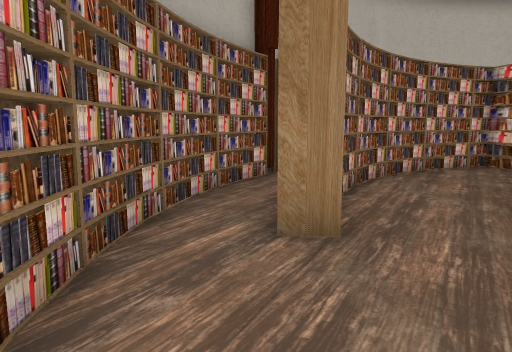
View 1 (above)

19 first-person views from a walk through a 3-D level made in the Unity game engine. The camera is 1.3 m above the floor, tilts 8° down and sees 70° across. The floor is counted in squares, 1 m on a side. Each view is taken from the middle of a square. On the plan, view 1 faces up. The plan holds only what a view shows up to about 15 squares ahead; the rest is blank. Some surface patterns are stand-ins.

View 2
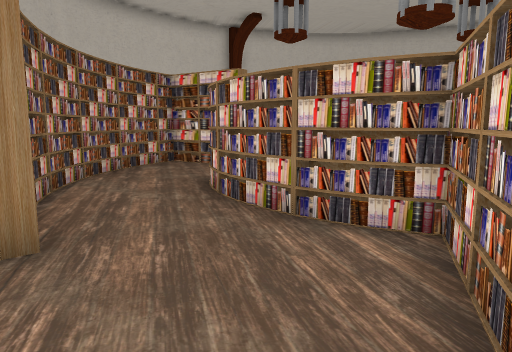

View 3
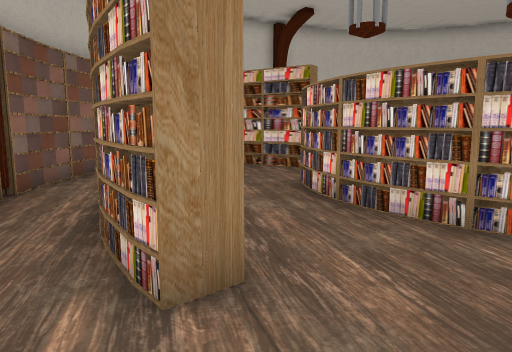

View 4
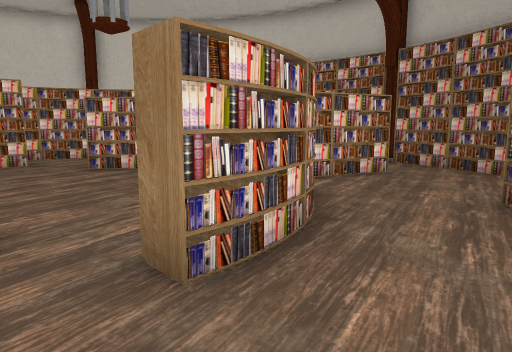

View 5
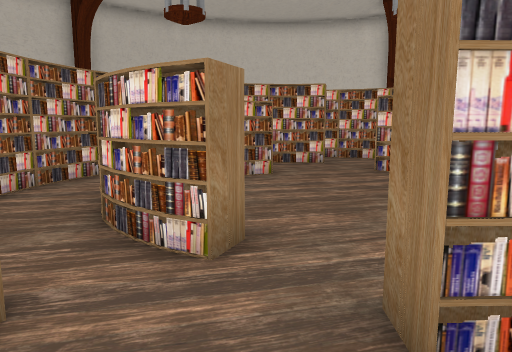

View 6
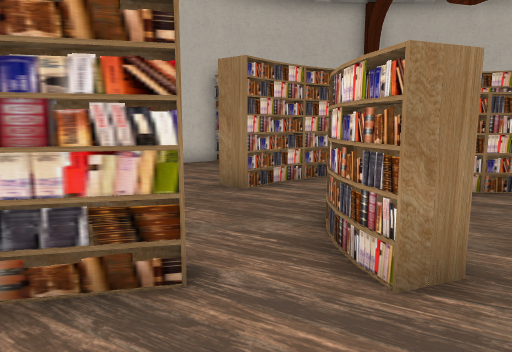

View 7
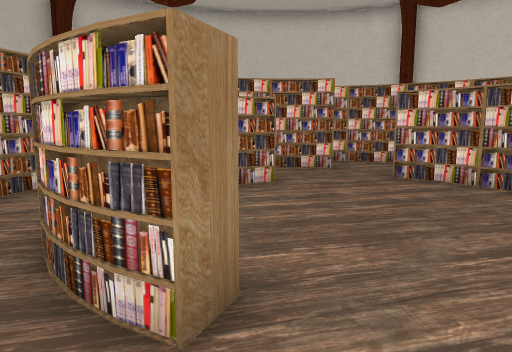

View 8
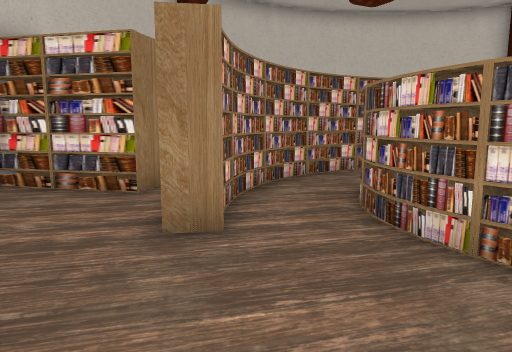

View 9
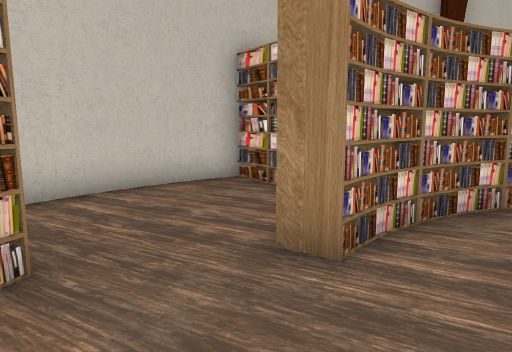

View 10
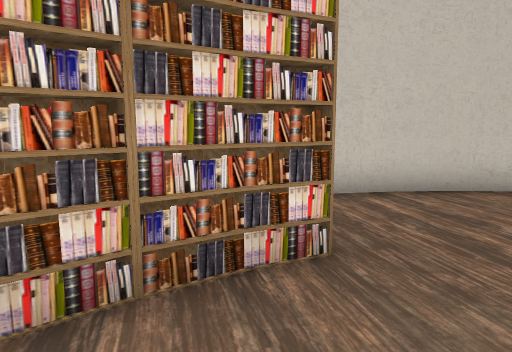

View 11
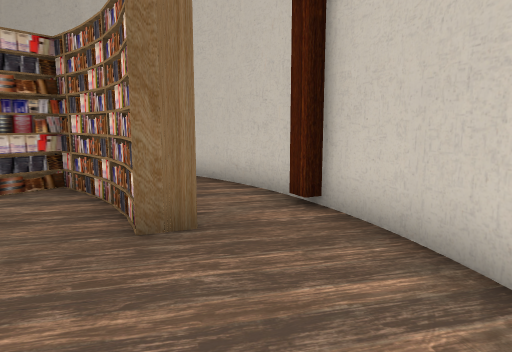

View 12
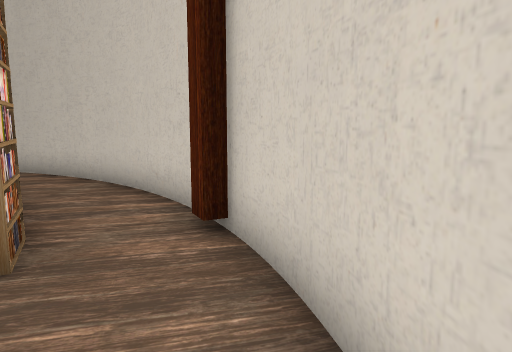

View 13
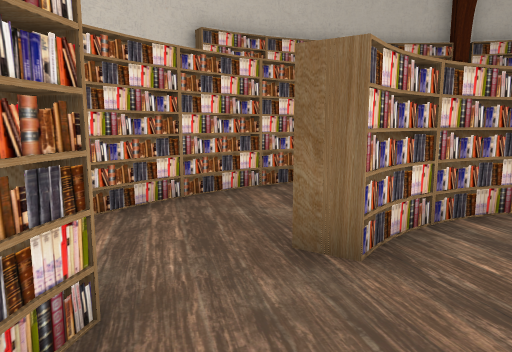

View 14
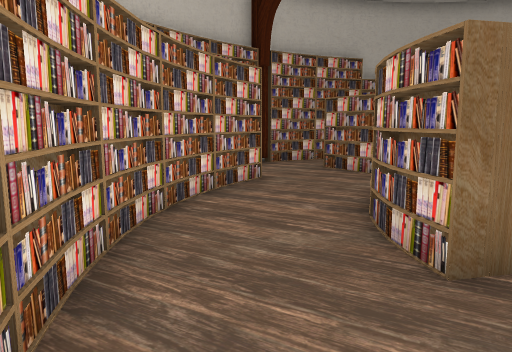

View 15
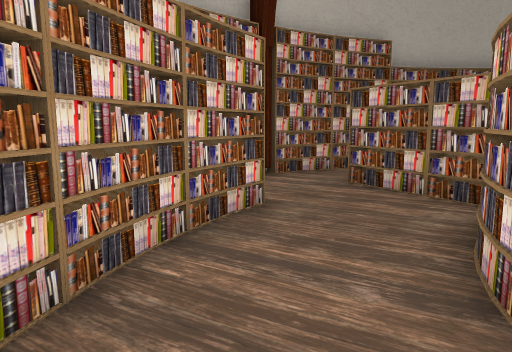

View 16
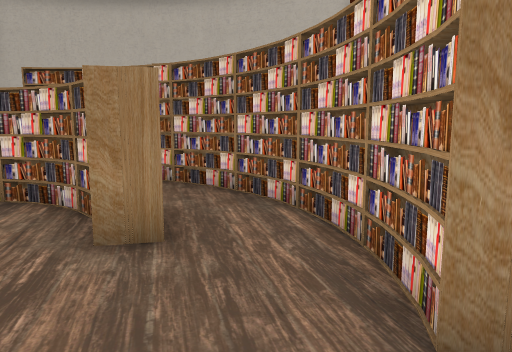

View 17
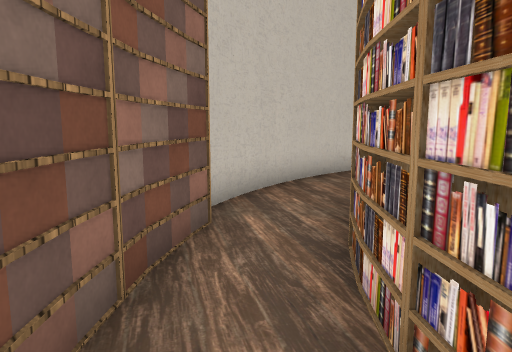

View 18
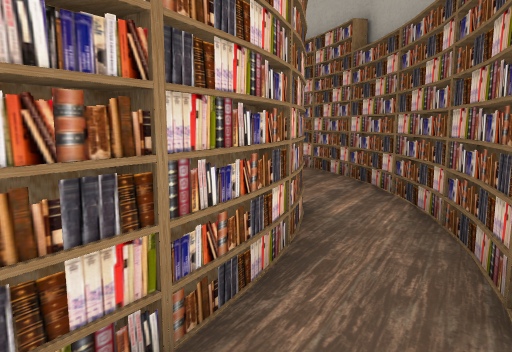

View 19
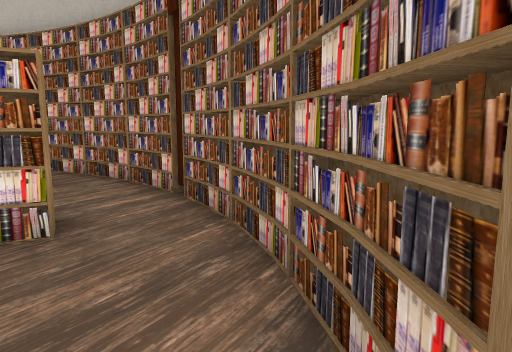

### Floor plan
Key: @ floor where view 1 was taken; # wall or solid block; . floor.
Columns run from 2 left of view 1 to 18 right of it. Each row starts with its distance up from view 1.
 15         #######
 14       ###.....####
 13      ##..........##
 12    ###..#######...##
 11   ##..#####...#....##
 10   #..##...#.........#
  9  ##.##....#.........#
  8  #..#..........##.###
  7 ##.##...#.###...#.#
  6 ##.#...##...##..###
  5 #..#..##.....##..#
  4 #..#..## .....#..#
  3 #.....## .....#..#
  2 #.....## .....#..#
  1 ##....## .......##
  0 ##@.######......#
 -1  #.......####..##
 -2  ##............##
 -3   #...#.........#
 -4   ##..###.....###
 -5    #### #######

Positions as (right, up) in squares from view 1, and headings:
1: (0, 0), facing up
2: (0, 0), facing up-right
3: (-1, 2), facing up-right
4: (5, 10), facing down
5: (5, 9), facing down-right
6: (5, 8), facing right
7: (6, 8), facing down-right
8: (9, 11), facing down-right
9: (9, 9), facing right
10: (9, 9), facing up-right
11: (16, 9), facing up-left
12: (16, 11), facing up-left
13: (13, 1), facing down-left
14: (13, -3), facing left
15: (10, -3), facing left
16: (10, -2), facing up-right
17: (1, 9), facing up-right
18: (1, 10), facing down
19: (-1, 4), facing down
